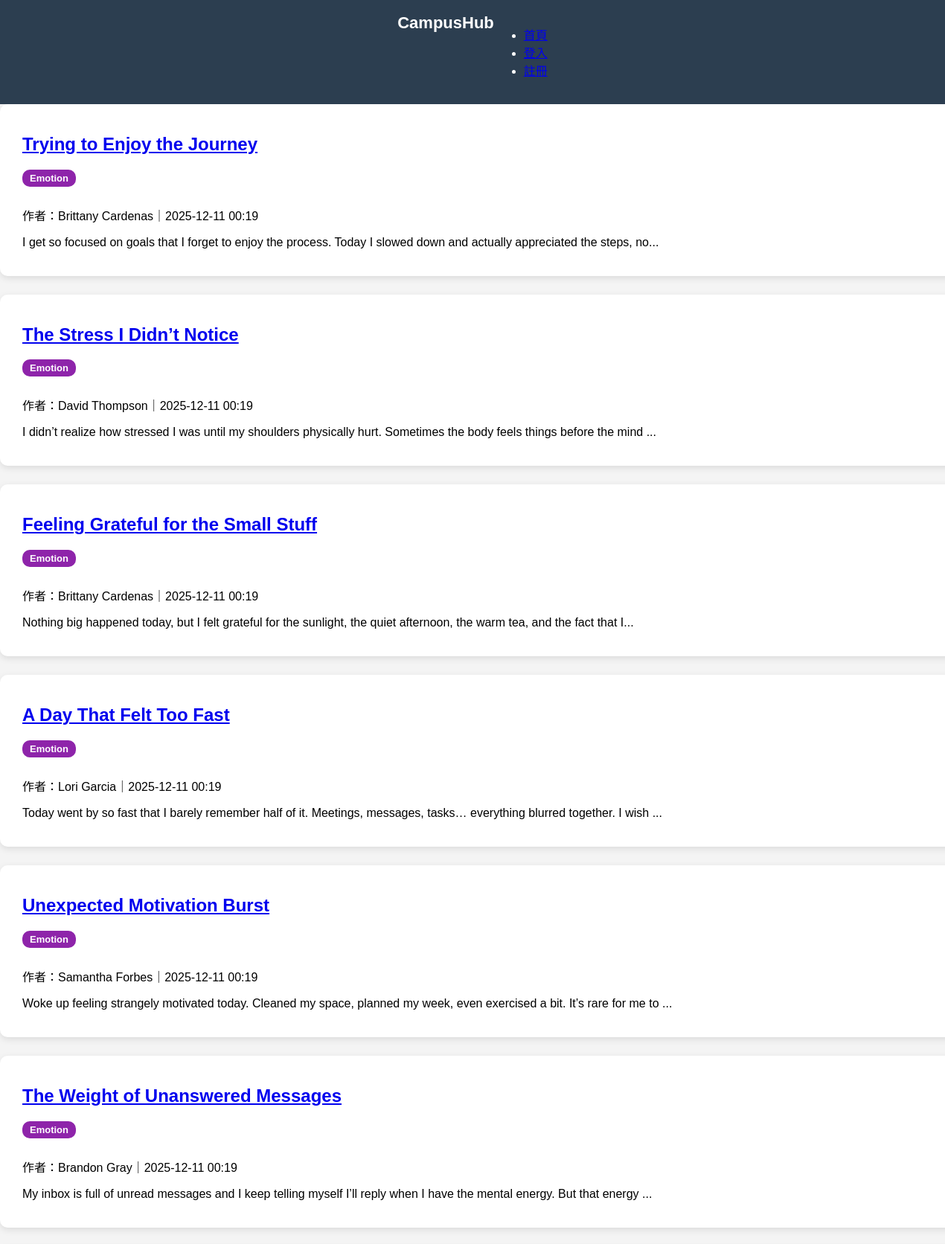
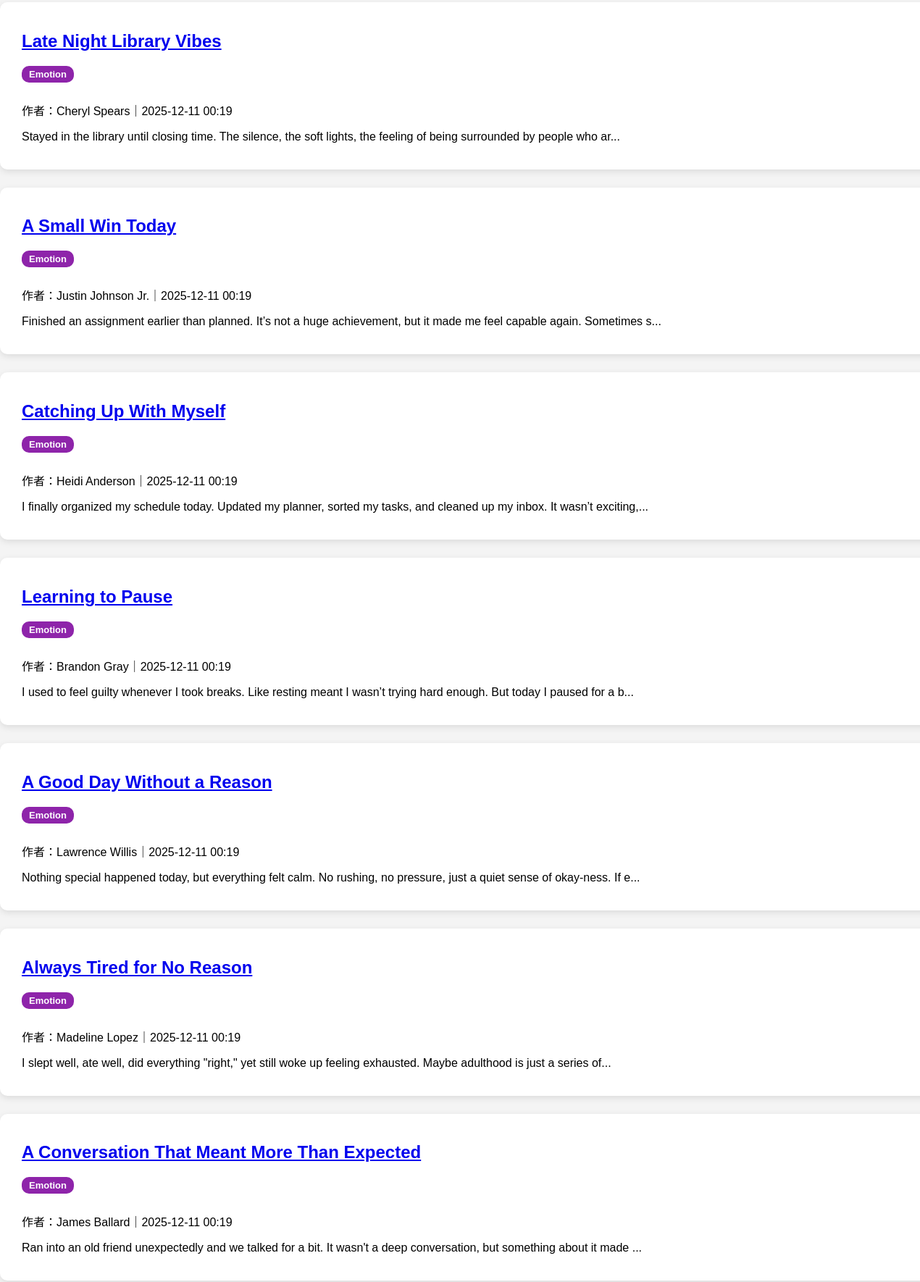
The page /tag/Emotion (upper part) on the database its author committed (2 pictures, top to bottom).
### models/post.py (models this page shows)
class Post(db.Model):
    id = db.Column(db.Integer, primary_key=True)
    title = db.Column(db.String(120), nullable=False)
    content = db.Column(db.Text, nullable=False)
    tag = db.Column(db.String(50), nullable=True)
    created_at = db.Column(db.DateTime, default=datetime.utcnow)
    user_id = db.Column(db.Integer, db.ForeignKey("user.id"), nullable=False)
    user = db.relationship("User", backref="posts")
    comments = db.relationship("Comment", backref="post", cascade="all, delete")

### models/user.py (models this page shows, shortened)
class User(db.Model, UserMixin):
    id = db.Column(db.Integer, primary_key=True)
    username = db.Column(db.String(50), unique=True, nullable=False)
    email = db.Column(db.String(120), unique=True, nullable=False)
    password = db.Column(db.String(255), nullable=False)
    reset_code = db.Column(db.String(6), nullable=True)
    reset_code_expire = db.Column(db.DateTime, nullable=True)

### routes/posts.py (the view)
@posts_bp.route("/tag/<tag>")
def posts_by_tag(tag):
    posts = Post.query.filter_by(tag=tag).order_by(Post.created_at.desc()).all()
    return render_template("tag_view.html", posts=posts, tag=tag)

### templates/tag_view.html (shortened to what this page needs)
<!DOCTYPE html>
<html lang="zh-Hant">
<head>
    <link rel="stylesheet" href="/static/style.css">
</head>
<body>
    <nav class="navbar">
        <div class="logo">CampusHub</div>
        <ul>
            <li><a href="/home">首頁</a></li>
            {% if current_user.is_authenticated %}
            <li><a href="/posts/create">新增文章</a></li>
            <li><a href="/logout">登出（{{ current_user.username }}）</a></li>
            {% else %}
            <li><a href="/login">登入</a></li>
            <li><a href="/register">註冊</a></li>
            {% endif %}
        </ul>
    </nav>
    <div class="content">
        <h2>分類：{{ tag }}</h2>
        {% for p in posts %}
        <div class="post-card">
            <h2><a href="/posts/{{ p.id }}">{{ p.title }}</a></h2>
            <span class="tag-badge tag-{{ p.tag }}">{{ p.tag }}</span>
            <p>作者：{{ p.user.username }}｜{{ p.created_at.strftime("%Y-%m-%d %H:%M") }}</p>
            <p>{{ p.content[:120] }}...</p>
        </div>
        {% endfor %}
    </div>
</body>
</html>

### static/style.css (style rules this page uses)
body { margin: 0; font-family: "Microsoft JhengHei", sans-serif; background: #f4f4f4; padding-top: 65px; }
.navbar { position: fixed; top: 0; left: 0; width: 100%; z-index: 1000; background: #2c3e50; color: white; padding: 18px 0; display: flex; justify-content: center; }
.navbar .logo { font-size: 22px; font-weight: bold; }
.post-card { width: 100%; background: white; padding: 20px 30px; border-radius: 10px; box-shadow: 0 3px 10px rgba(0,0,0,0.1); margin-bottom: 25px; }
.tag-badge { display: inline-block; padding: 4px 10px; border-radius: 10px; font-size: 13px; font-weight: bold; margin-bottom: 10px; margin-right: 6px; color: white !important; }
.tag-Emotion { background: #8e24aa !important; }

### rows shown on the page
Post: title "Trying to Enjoy the Journey", tag "Emotion", user.username "Brittany Cardenas", created_at "2025-12-11 00:19", content "I get so focused on goals that I forget to enjoy the process. Today I slowed down and actually appreciated the steps, no"
Post: title "The Stress I Didn’t Notice", tag "Emotion", user.username "David Thompson", created_at "2025-12-11 00:19", content "I didn’t realize how stressed I was until my shoulders physically hurt. Sometimes the body feels things before the mind"
Post: title "Feeling Grateful for the Small Stuff", tag "Emotion", user.username "Brittany Cardenas", created_at "2025-12-11 00:19", content "Nothing big happened today, but I felt grateful for the sunlight, the quiet afternoon, the warm tea, and the fact that I"
Post: title "A Day That Felt Too Fast", tag "Emotion", user.username "Lori Garcia", created_at "2025-12-11 00:19", content "Today went by so fast that I barely remember half of it. Meetings, messages, tasks… everything blurred together. I wish"
Post: title "Unexpected Motivation Burst", tag "Emotion", user.username "Samantha Forbes", created_at "2025-12-11 00:19", content "Woke up feeling strangely motivated today. Cleaned my space, planned my week, even exercised a bit. It’s rare for me to"
Post: title "The Weight of Unanswered Messages", tag "Emotion", user.username "Brandon Gray", created_at "2025-12-11 00:19", content "My inbox is full of unread messages and I keep telling myself I’ll reply when I have the mental energy. But that energy"
Post: title "Late Night Library Vibes", tag "Emotion", user.username "Cheryl Spears", created_at "2025-12-11 00:19", content "Stayed in the library until closing time. The silence, the soft lights, the feeling of being surrounded by people who ar"
Post: title "A Small Win Today", tag "Emotion", user.username "Justin Johnson Jr.", created_at "2025-12-11 00:19", content "Finished an assignment earlier than planned. It’s not a huge achievement, but it made me feel capable again. Sometimes s"
Post: title "Catching Up With Myself", tag "Emotion", user.username "Heidi Anderson", created_at "2025-12-11 00:19", content "I finally organized my schedule today. Updated my planner, sorted my tasks, and cleaned up my inbox. It wasn’t exciting,"
Post: title "Learning to Pause", tag "Emotion", user.username "Brandon Gray", created_at "2025-12-11 00:19", content "I used to feel guilty whenever I took breaks. Like resting meant I wasn’t trying hard enough. But today I paused for a b"
Post: title "A Good Day Without a Reason", tag "Emotion", user.username "Lawrence Willis", created_at "2025-12-11 00:19", content "Nothing special happened today, but everything felt calm. No rushing, no pressure, just a quiet sense of okay-ness. If e"
Post: title "Always Tired for No Reason", tag "Emotion", user.username "Madeline Lopez", created_at "2025-12-11 00:19", content "I slept well, ate well, did everything \"right,\" yet still woke up feeling exhausted. Maybe adulthood is just a series of"
Post: title "A Conversation That Meant More Than Expected", tag "Emotion", user.username "James Ballard", created_at "2025-12-11 00:19", content "Ran into an old friend unexpectedly and we talked for a bit. It wasn't a deep conversation, but something about it made"
